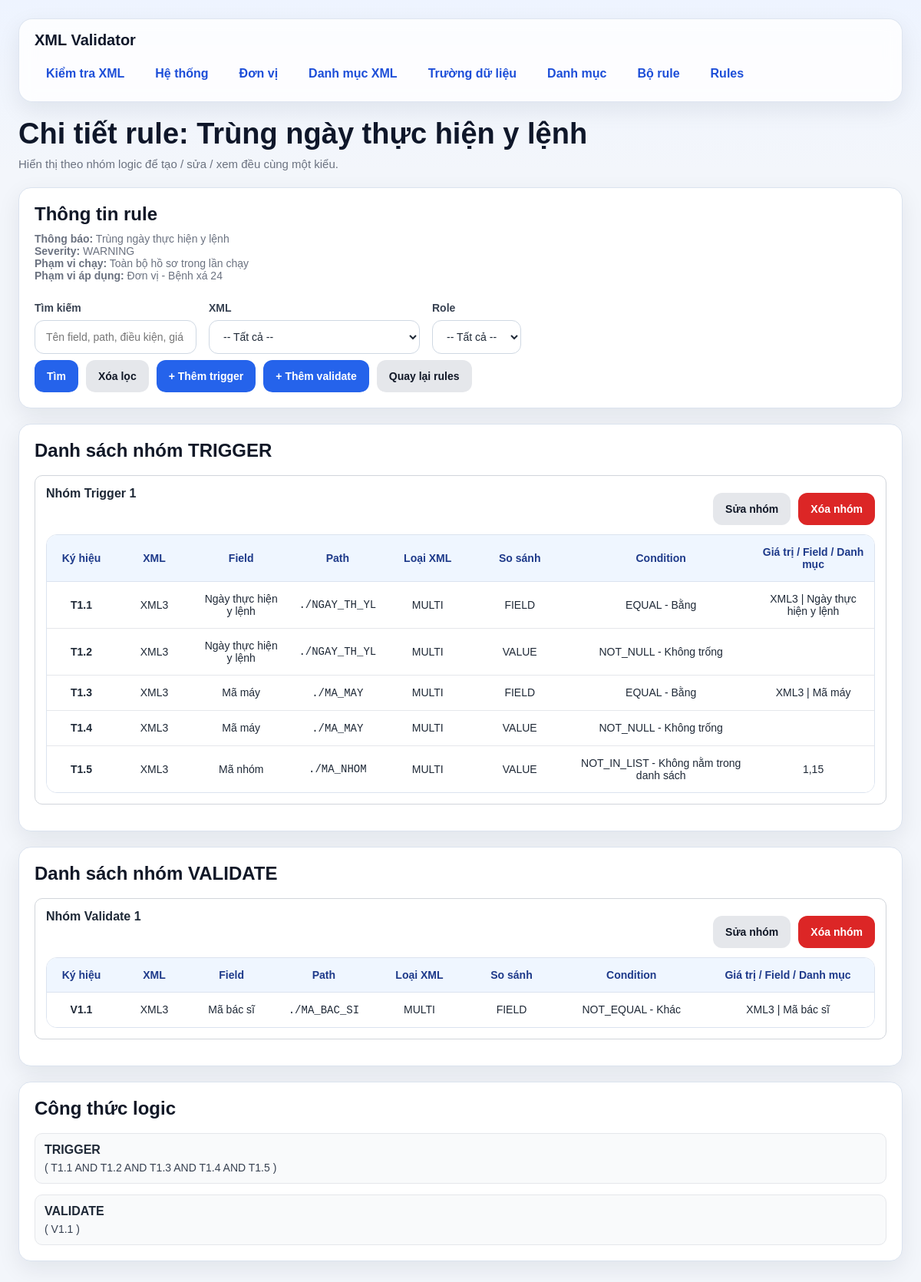
Page /rules/5/details on the earlier database version.
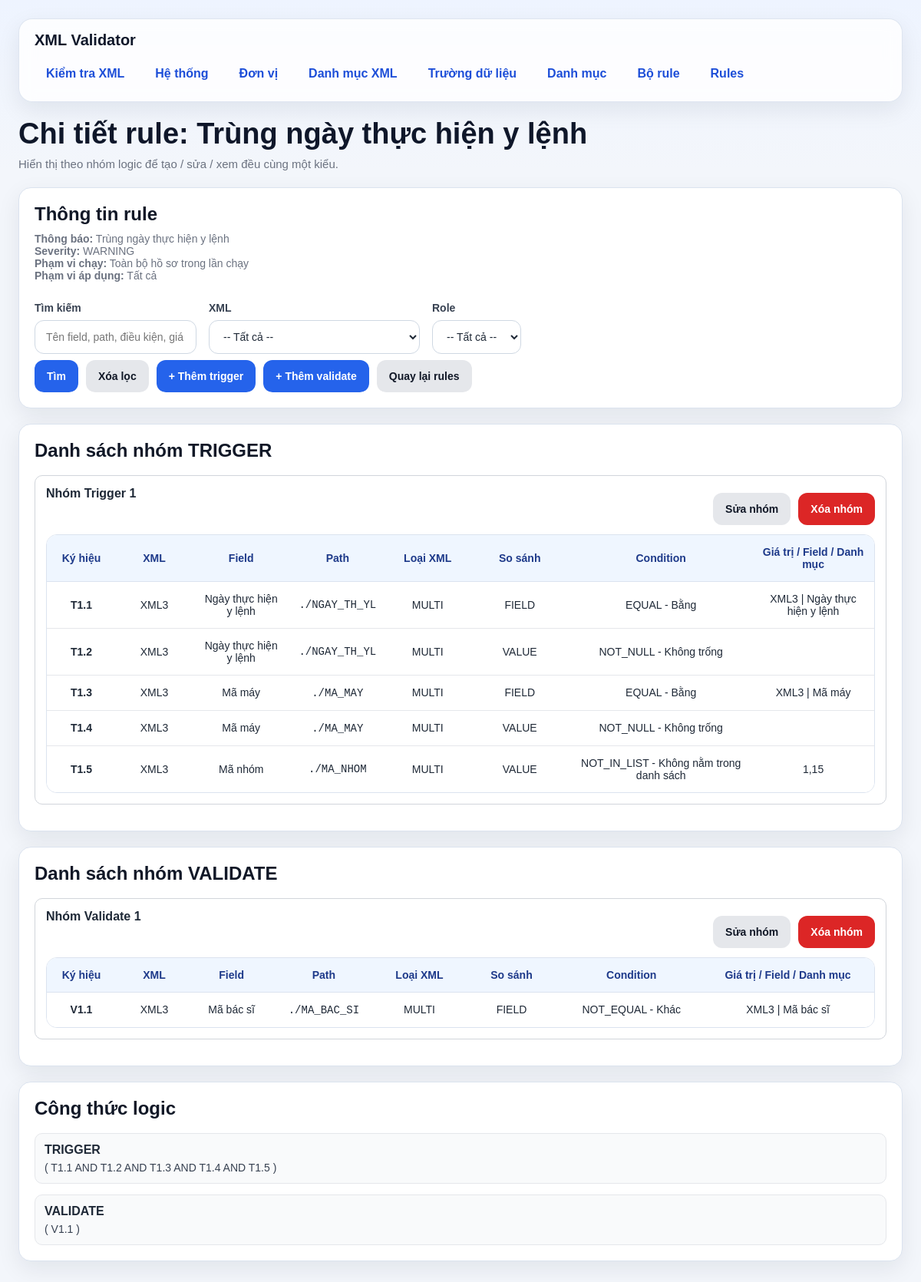
Same page on the later database version.
### models/system_model.py (models this page shows, shortened)
class DonVi(db.Model):
    __tablename__ = "don_vi"
    id = db.Column(db.Integer, primary_key=True)
    ma_don_vi = db.Column(db.String(50), nullable=False, unique=True)
    ten_don_vi = db.Column(db.String(255), nullable=False)
    he_thong_id = db.Column(db.Integer, db.ForeignKey("he_thong.id"), nullable=False)
    api_username = db.Column(db.String(100))
    api_password = db.Column(db.String(100))
    bhyt_username = db.Column(db.String(100))
    bhyt_password = db.Column(db.String(100))
    api_base_url = db.Column(db.String(255))
    api_uuid = db.Column(db.Text)
    api_his_token = db.Column(db.Text)
    api_token_expire_at = db.Column(db.DateTime)
    api_jsessionid = db.Column(db.String(255))
    api_sessionid = db.Column(db.Text)
    he_thong = db.relationship("HeThong", backref="don_vis")

### models/rule_model.py (models this page shows, shortened)
class RuleDetail(db.Model):
    __tablename__ = "rule_detail"
    id = db.Column(db.Integer, primary_key=True)
    rule_id = db.Column(db.Integer, db.ForeignKey("rule.id"), nullable=False)
    field_id = db.Column(db.Integer, db.ForeignKey("danh_muc_truong_du_lieu.id"), nullable=False)
    condition_id = db.Column(db.Integer, db.ForeignKey("danh_muc_dieu_kien.id"), nullable=False)
    gia_tri = db.Column(db.String(255), nullable=True)
    condition_role = db.Column(db.String(50), nullable=False)
    sort_order = db.Column(db.Integer, nullable=False, default=1)
    compare_mode = db.Column(db.String(20), nullable=False, default="VALUE")
    compare_field_id = db.Column(db.Integer, db.ForeignKey("danh_muc_truong_du_lieu.id"), nullable=True)
    compare_category_id = db.Column(db.Integer, db.ForeignKey("danh_muc.id"), nullable=True)
    compare_category_field_id = db.Column(db.Integer, db.ForeignKey("danh_muc_field.id"), nullable=True)
    date_part = db.Column(db.String(50), nullable=True)
    group_no = db.Column(db.Integer, nullable=False, default=1)
    rule = db.relationship("Rule", backref="details")
    field = db.relationship("DanhMucTruongDuLieu", foreign_keys=[field_id])
    condition = db.relationship("DanhMucDieuKien")
    compare_field = db.relationship("DanhMucTruongDuLieu", foreign_keys=[compare_field_id])
    compare_category = db.relationship("DanhMuc")
    compare_category_field = db.relationship("DanhMucField")

### models/xml_model.py (models this page shows, shortened)
class DanhMucXml(db.Model):
    __tablename__ = "danh_muc_xml"
    id = db.Column(db.Integer, primary_key=True)
    ma_xml = db.Column(db.String(50), nullable=False, unique=True)   # XML1, XML2, XML3
    ten_xml = db.Column(db.String(255), nullable=False)
    list_path = db.Column(db.String(500), nullable=False)            # path tính từ NOIDUNGFILE
    item_type = db.Column(db.String(20), nullable=False, default="MULTI")

### models/field_model.py (models this page shows, shortened)
class DanhMucTruongDuLieu(db.Model):
    __tablename__ = "danh_muc_truong_du_lieu"
    id = db.Column(db.Integer, primary_key=True)
    ten_truong = db.Column(db.String(255), nullable=False)
    xml_id = db.Column(db.Integer, db.ForeignKey("danh_muc_xml.id"), nullable=False)
    xml_path = db.Column(db.String(500), nullable=False)  # path bên trong từng phần tử của list
    data_type = db.Column(db.String(50), nullable=False, default="STRING")
    xml = db.relationship("DanhMucXml", backref="fields")

### models/condition_model.py (models this page shows, shortened)
class DanhMucDieuKien(db.Model):
    __tablename__ = "danh_muc_dieu_kien"
    id = db.Column(db.Integer, primary_key=True)
    ma_dieu_kien = db.Column(db.String(50), nullable=False, unique=True)
    ten_dieu_kien = db.Column(db.String(255), nullable=False)

### routes/rule_routes.py (the view, shortened to what this page needs)
@rule_bp.route("/<int:rule_id>/details", methods=["GET"])
def list_rule_details(rule_id):
    rule = Rule.query.get_or_404(rule_id)
    keyword = (request.args.get("keyword") or "").strip()
    xml_id = (request.args.get("xml_id") or "").strip()
    role = (request.args.get("role") or "").strip().upper()
    query = (
        RuleDetail.query
        .join(DanhMucTruongDuLieu, RuleDetail.field_id == DanhMucTruongDuLieu.id)
        .join(DanhMucXml, DanhMucTruongDuLieu.xml_id == DanhMucXml.id)
        .join(DanhMucDieuKien, RuleDetail.condition_id == DanhMucDieuKien.id)
        .filter(RuleDetail.rule_id == rule_id)
    )
    if xml_id:
        query = query.filter(DanhMucTruongDuLieu.xml_id == int(xml_id))
    if role in ["TRIGGER", "VALIDATE"]:
        query = query.filter(RuleDetail.condition_role == role)
    details = query.order_by(
        RuleDetail.condition_role.asc(),
        RuleDetail.group_no.asc(),
        RuleDetail.sort_order.asc(),
        RuleDetail.id.asc()
    ).all()
    grouped_details = build_grouped_details(details)
    xmls = DanhMucXml.query.order_by(DanhMucXml.id.asc()).all()
    applied_units = [ru.don_vi for ru in getattr(rule, "rule_units", []) if ru.don_vi]
    return render_template(
        "rule_details.html",
        rule=rule,
        details=details,
        grouped_details=grouped_details,
        keyword=keyword,
        xml_id=xml_id,
        role=role,
        xmls=xmls,
        applied_units=applied_units
    )

### templates/rule_details.html (shortened to what the changed rows need)
{% extends "base.html" %}
{% block content %}
<div class="page-header">
    <h1 class="page-title">Chi tiết rule: {{ rule.ten_rule }}</h1>
</div>
<div class="card">
    <h2 class="card-title">Thông tin rule</h2>
    <div class="card-subtitle">
        <strong>Thông báo:</strong> {{ rule.thong_bao }}<br>
        <strong>Severity:</strong> {{ rule.severity }}<br>
        <strong>Phạm vi chạy:</strong>
        {% if rule.run_scope == 'ALL_HOSO' %}
            Toàn bộ hồ sơ trong lần chạy
        {% else %}
            Trong từng hồ sơ
        {% endif %}
        <br>
        <strong>Phạm vi áp dụng:</strong>
        {% if rule.apply_scope == 'UNIT' %}
            Đơn vị
            {% if applied_units %}
                -
                {% for u in applied_units %}
                    {{ u.ten_don_vi }}{% if not loop.last %}, {% endif %}
                {% endfor %}
            {% endif %}
        {% else %}
            Tất cả
        {% endif %}
    </div>
    <form method="GET">
        <div class="grid">
        </div>
        <div class="actions">
        </div>
    </form>
</div>
{% macro render_compare_value(d) %}
    {% if d.compare_mode == 'FIELD' and d.compare_field %}
        {{ d.compare_field.xml.ma_xml }} | {{ d.compare_field.ten_truong }}
    {% else %}
        {{ d.gia_tri or '' }}
    {% endif %}
{% endmacro %}
{% if grouped_details['TRIGGER'] %}
<div class="card">
    <h2 class="card-title">Danh sách nhóm TRIGGER</h2>
    {% for group in grouped_details['TRIGGER'] %}
    <div style="border:1px solid #d1d5db; border-radius:10px; padding:14px; margin-bottom:14px; background:#fff;">
        <div style="display:flex; justify-content:space-between; align-items:flex-start; gap:12px; margin-bottom:12px;">
            <div>
                <div style="font-weight:700;">Nhóm Trigger {{ group.group_no }}</div>
            </div>
            <div class="actions">
                <a class="btn btn-secondary" href="/rules/{{ rule.id }}/details/TRIGGER/{{ group.group_no }}/edit">Sửa nhóm</a>
                <form class="inline" method="POST" action="/rules/{{ rule.id }}/details/TRIGGER/{{ group.group_no }}/delete" onsubmit="return confirm('Xóa toàn bộ nhóm trigger này?');">
                    <button class="btn btn-danger" type="submit">Xóa nhóm</button>
                </form>
            </div>
        </div>
        <div class="table-wrap">
            <table>
                <thead>
                    <tr>
                        <th style="width:90px;">Ký hiệu</th>
                        <th style="width:100px;">XML</th>
                        <th>Field</th>
                        <th>Path</th>
                        <th style="width:110px;">Loại XML</th>
                        <th style="width:130px;">So sánh</th>
                        <th>Condition</th>
                        <th>Giá trị / Field / Danh mục</th>
                    </tr>
                </thead>
                <tbody>
                    {% for d in group.details %}
                    <tr>
                        <td><strong>T{{ group.group_no }}.{{ loop.index }}</strong></td>
                        <td>{{ d.field.xml.ma_xml }}</td>
                        <td>{{ d.field.ten_truong }}</td>
                        <td><code>{{ d.field.xml_path }}</code></td>
                        <td>{{ d.field.xml.item_type if d.field.xml.item_type else 'MULTI' }}</td>
                        <td>{{ d.compare_mode }}</td>
                        <td>
                            {{ d.condition.ma_dieu_kien }} - {{ d.condition.ten_dieu_kien }}
                        </td>
                        <td>{{ render_compare_value(d) }}</td>
                    </tr>
                    {% endfor %}
                </tbody>
            </table>
        </div>
    </div>
    {% endfor %}
</div>
{% endif %}
{% if grouped_details['VALIDATE'] %}
<div class="card">
    <h2 class="card-title">Danh sách nhóm VALIDATE</h2>
    {% for group in grouped_details['VALIDATE'] %}
    <div style="border:1px solid #d1d5db; border-radius:10px; padding:14px; margin-bottom:14px; background:#fff;">
        <div style="display:flex; justify-content:space-between; align-items:flex-start; gap:12px; margin-bottom:12px;">
            <div>
                <div style="font-weight:700;">Nhóm Validate {{ group.group_no }}</div>
            </div>
            <div class="actions">
                <a class="btn btn-secondary" href="/rules/{{ rule.id }}/details/VALIDATE/{{ group.group_no }}/edit">Sửa nhóm</a>
                <form class="inline" method="POST" action="/rules/{{ rule.id }}/details/VALIDATE/{{ group.group_no }}/delete" onsubmit="return confirm('Xóa toàn bộ nhóm validate này?');">
                    <button class="btn btn-danger" type="submit">Xóa nhóm</button>
                </form>
            </div>
        </div>
        <div class="table-wrap">
            <table>
                <thead>
                    <tr>
                        <th style="width:90px;">Ký hiệu</th>
                        <th style="width:100px;">XML</th>
                        <th>Field</th>
                        <th>Path</th>
                        <th style="width:110px;">Loại XML</th>
                        <th style="width:130px;">So sánh</th>
                        <th>Condition</th>
                        <th>Giá trị / Field / Danh mục</th>
                    </tr>
                </thead>
                <tbody>
                    {% for d in group.details %}
                    <tr>
                        <td><strong>V{{ group.group_no }}.{{ loop.index }}</strong></td>
                        <td>{{ d.field.xml.ma_xml }}</td>
                        <td>{{ d.field.ten_truong }}</td>
                        <td><code>{{ d.field.xml_path }}</code></td>
                        <td>{{ d.field.xml.item_type if d.field.xml.item_type else 'MULTI' }}</td>
                        <td>{{ d.compare_mode }}</td>
                        <td>
                            {{ d.condition.ma_dieu_kien }} - {{ d.condition.ten_dieu_kien }}
                        </td>
                        <td>{{ render_compare_value(d) }}</td>
                    </tr>
                    {% endfor %}
                </tbody>
            </table>
        </div>
    </div>
    {% endfor %}
</div>
{% endif %}
<div class="card">
    <h2 class="card-title">Công thức logic</h2>
    <div style="margin-bottom: 14px; padding: 12px; border: 1px solid #e5e7eb; border-radius: 10px; background: #f9fafb;">
        <div style="font-weight: 700; margin-bottom: 6px;">TRIGGER</div>
        {% if grouped_details['TRIGGER'] %}
            <div style="font-size: 14px; color: #374151;">
                {% for group in grouped_details['TRIGGER'] %}
                    (
                    {% for d in group.details %}
                        {% if not loop.first %} AND {% endif %}
                        T{{ group.group_no }}.{{ loop.index }}
                    {% endfor %}
                    )
                {% endfor %}
            </div>
        {% else %}
            <div class="muted">Không có trigger.</div>
        {% endif %}
    </div>
    <div style="padding: 12px; border: 1px solid #e5e7eb; border-radius: 10px; background: #f9fafb;">
        <div style="font-weight: 700; margin-bottom: 6px;">VALIDATE</div>
        {% if grouped_details['VALIDATE'] %}
            <div style="font-size: 14px; color: #374151;">
                {% for group in grouped_details['VALIDATE'] %}
                    (
                    {% for d in group.details %}
                        V{{ group.group_no }}.{{ loop.index }}
                    {% endfor %}
                    )
                {% endfor %}
            </div>
        {% else %}
            <div class="muted">Không có validate.</div>
        {% endif %}
    </div>
</div>
{% endblock %}

Differences in the rows shown:
no longer on this page (row edited): DonVi: ten_don_vi "Bệnh xá 24"
Other differences:
text no longer shown: "Đơn vị -"
text now shown: "Tất cả"
